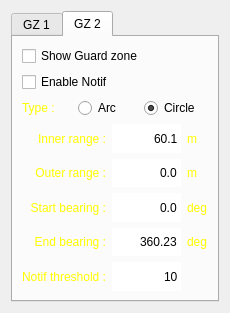
<?xml version="1.0" encoding="UTF-8"?>
<ui version="4.0">
 <class>FrameGZ</class>
 <widget class="QFrame" name="FrameGZ">
  <property name="geometry">
   <rect>
    <x>0</x>
    <y>0</y>
    <width>230</width>
    <height>313</height>
   </rect>
  </property>
  <property name="windowTitle">
   <string>Frame</string>
  </property>
  <layout class="QVBoxLayout" name="verticalLayout_9">
   <item>
    <widget class="QTabWidget" name="tabWidget">
     <property name="currentIndex">
      <number>1</number>
     </property>
     <widget class="QWidget" name="tabGz1">
      <attribute name="title">
       <string>GZ 1</string>
      </attribute>
      <layout class="QVBoxLayout" name="verticalLayout_5">
       <item>
        <widget class="QCheckBox" name="checkBoxShowGZ">
         <property name="maximumSize">
          <size>
           <width>208</width>
           <height>16777215</height>
          </size>
         </property>
         <property name="text">
          <string>Show Guard zone</string>
         </property>
         <property name="checked">
          <bool>false</bool>
         </property>
        </widget>
       </item>
       <item>
        <widget class="QCheckBox" name="checkBoxAlarmGZ">
         <property name="enabled">
          <bool>true</bool>
         </property>
         <property name="maximumSize">
          <size>
           <width>208</width>
           <height>16777215</height>
          </size>
         </property>
         <property name="text">
          <string>Enable Notif</string>
         </property>
         <property name="checked">
          <bool>false</bool>
         </property>
        </widget>
       </item>
       <item>
        <layout class="QHBoxLayout" name="horizontalLayout_12">
         <item>
          <widget class="QLabel" name="label_15">
           <property name="maximumSize">
            <size>
             <width>50</width>
             <height>16777215</height>
            </size>
           </property>
           <property name="styleSheet">
            <string notr="true">color: rgb(255, 255, 0);</string>
           </property>
           <property name="text">
            <string>Type :</string>
           </property>
          </widget>
         </item>
         <item>
          <widget class="QRadioButton" name="radioButtonArc">
           <property name="enabled">
            <bool>true</bool>
           </property>
           <property name="maximumSize">
            <size>
             <width>60</width>
             <height>16777215</height>
            </size>
           </property>
           <property name="text">
            <string>Arc</string>
           </property>
           <property name="checked">
            <bool>false</bool>
           </property>
          </widget>
         </item>
         <item>
          <widget class="QRadioButton" name="radioButtonCircle">
           <property name="enabled">
            <bool>true</bool>
           </property>
           <property name="maximumSize">
            <size>
             <width>70</width>
             <height>16777215</height>
            </size>
           </property>
           <property name="text">
            <string>Circle</string>
           </property>
           <property name="checked">
            <bool>true</bool>
           </property>
          </widget>
         </item>
        </layout>
       </item>
       <item>
        <layout class="QHBoxLayout" name="horizontalLayout">
         <item>
          <layout class="QVBoxLayout" name="verticalLayout">
           <item>
            <widget class="QLabel" name="label_6">
             <property name="styleSheet">
              <string notr="true">color: rgb(255, 255, 0);</string>
             </property>
             <property name="text">
              <string>Inner range :</string>
             </property>
             <property name="alignment">
              <set>Qt::AlignRight|Qt::AlignTrailing|Qt::AlignVCenter</set>
             </property>
            </widget>
           </item>
           <item>
            <widget class="QLabel" name="label_7">
             <property name="styleSheet">
              <string notr="true">color: rgb(255, 255, 0);</string>
             </property>
             <property name="text">
              <string>Outer range :</string>
             </property>
             <property name="alignment">
              <set>Qt::AlignRight|Qt::AlignTrailing|Qt::AlignVCenter</set>
             </property>
            </widget>
           </item>
           <item>
            <widget class="QLabel" name="label_8">
             <property name="styleSheet">
              <string notr="true">color: rgb(255, 255, 0);</string>
             </property>
             <property name="text">
              <string>Start bearing :</string>
             </property>
             <property name="alignment">
              <set>Qt::AlignRight|Qt::AlignTrailing|Qt::AlignVCenter</set>
             </property>
            </widget>
           </item>
           <item>
            <widget class="QLabel" name="label_9">
             <property name="styleSheet">
              <string notr="true">color: rgb(255, 255, 0);</string>
             </property>
             <property name="text">
              <string>End bearing :</string>
             </property>
             <property name="alignment">
              <set>Qt::AlignRight|Qt::AlignTrailing|Qt::AlignVCenter</set>
             </property>
            </widget>
           </item>
           <item>
            <widget class="QLabel" name="label_14">
             <property name="styleSheet">
              <string notr="true">color: rgb(255, 255, 0);</string>
             </property>
             <property name="text">
              <string>Notif threshold :</string>
             </property>
             <property name="alignment">
              <set>Qt::AlignRight|Qt::AlignTrailing|Qt::AlignVCenter</set>
             </property>
            </widget>
           </item>
          </layout>
         </item>
         <item>
          <layout class="QVBoxLayout" name="verticalLayout_3">
           <item>
            <widget class="QLineEdit" name="lineEditInner">
             <property name="sizePolicy">
              <sizepolicy hsizetype="Expanding" vsizetype="Preferred">
               <horstretch>0</horstretch>
               <verstretch>0</verstretch>
              </sizepolicy>
             </property>
             <property name="maximumSize">
              <size>
               <width>500</width>
               <height>16777215</height>
              </size>
             </property>
             <property name="layoutDirection">
              <enum>Qt::LeftToRight</enum>
             </property>
             <property name="text">
              <string>60.1</string>
             </property>
             <property name="maxLength">
              <number>8</number>
             </property>
             <property name="frame">
              <bool>false</bool>
             </property>
             <property name="alignment">
              <set>Qt::AlignRight|Qt::AlignTrailing|Qt::AlignVCenter</set>
             </property>
            </widget>
           </item>
           <item>
            <widget class="QLineEdit" name="lineEditOuter">
             <property name="sizePolicy">
              <sizepolicy hsizetype="Expanding" vsizetype="Preferred">
               <horstretch>0</horstretch>
               <verstretch>0</verstretch>
              </sizepolicy>
             </property>
             <property name="maximumSize">
              <size>
               <width>500</width>
               <height>16777215</height>
              </size>
             </property>
             <property name="text">
              <string>0.0</string>
             </property>
             <property name="maxLength">
              <number>8</number>
             </property>
             <property name="frame">
              <bool>false</bool>
             </property>
             <property name="alignment">
              <set>Qt::AlignRight|Qt::AlignTrailing|Qt::AlignVCenter</set>
             </property>
            </widget>
           </item>
           <item>
            <widget class="QLineEdit" name="lineEditStart">
             <property name="sizePolicy">
              <sizepolicy hsizetype="Expanding" vsizetype="Preferred">
               <horstretch>0</horstretch>
               <verstretch>0</verstretch>
              </sizepolicy>
             </property>
             <property name="maximumSize">
              <size>
               <width>500</width>
               <height>16777215</height>
              </size>
             </property>
             <property name="text">
              <string>0.0</string>
             </property>
             <property name="maxLength">
              <number>8</number>
             </property>
             <property name="frame">
              <bool>false</bool>
             </property>
             <property name="alignment">
              <set>Qt::AlignRight|Qt::AlignTrailing|Qt::AlignVCenter</set>
             </property>
            </widget>
           </item>
           <item>
            <widget class="QLineEdit" name="lineEditEnd">
             <property name="sizePolicy">
              <sizepolicy hsizetype="Expanding" vsizetype="Preferred">
               <horstretch>0</horstretch>
               <verstretch>0</verstretch>
              </sizepolicy>
             </property>
             <property name="maximumSize">
              <size>
               <width>500</width>
               <height>16777215</height>
              </size>
             </property>
             <property name="text">
              <string>360.23</string>
             </property>
             <property name="maxLength">
              <number>8</number>
             </property>
             <property name="frame">
              <bool>false</bool>
             </property>
             <property name="alignment">
              <set>Qt::AlignRight|Qt::AlignTrailing|Qt::AlignVCenter</set>
             </property>
            </widget>
           </item>
           <item>
            <widget class="QLineEdit" name="lineEditNotifTHR">
             <property name="enabled">
              <bool>true</bool>
             </property>
             <property name="sizePolicy">
              <sizepolicy hsizetype="Expanding" vsizetype="Preferred">
               <horstretch>0</horstretch>
               <verstretch>0</verstretch>
              </sizepolicy>
             </property>
             <property name="maximumSize">
              <size>
               <width>500</width>
               <height>16777215</height>
              </size>
             </property>
             <property name="toolTip">
              <string>10-500</string>
             </property>
             <property name="text">
              <string>10</string>
             </property>
             <property name="maxLength">
              <number>3</number>
             </property>
             <property name="frame">
              <bool>false</bool>
             </property>
             <property name="alignment">
              <set>Qt::AlignRight|Qt::AlignTrailing|Qt::AlignVCenter</set>
             </property>
            </widget>
           </item>
          </layout>
         </item>
         <item>
          <layout class="QVBoxLayout" name="verticalLayout_4">
           <item>
            <widget class="QLabel" name="label_10">
             <property name="styleSheet">
              <string notr="true">color: rgb(255, 255, 0);</string>
             </property>
             <property name="text">
              <string>m</string>
             </property>
            </widget>
           </item>
           <item>
            <widget class="QLabel" name="label_11">
             <property name="styleSheet">
              <string notr="true">color: rgb(255, 255, 0);</string>
             </property>
             <property name="text">
              <string>m</string>
             </property>
            </widget>
           </item>
           <item>
            <widget class="QLabel" name="label_12">
             <property name="styleSheet">
              <string notr="true">color: rgb(255, 255, 0);</string>
             </property>
             <property name="text">
              <string>deg</string>
             </property>
            </widget>
           </item>
           <item>
            <widget class="QLabel" name="label_13">
             <property name="styleSheet">
              <string notr="true">color: rgb(255, 255, 0);</string>
             </property>
             <property name="text">
              <string>deg</string>
             </property>
            </widget>
           </item>
           <item>
            <widget class="QLabel" name="label_28">
             <property name="styleSheet">
              <string notr="true">color: rgb(255, 255, 0);</string>
             </property>
             <property name="text">
              <string/>
             </property>
            </widget>
           </item>
          </layout>
         </item>
        </layout>
       </item>
      </layout>
     </widget>
     <widget class="QWidget" name="tabGz2">
      <attribute name="title">
       <string>GZ 2</string>
      </attribute>
      <layout class="QVBoxLayout" name="verticalLayout_8">
       <item>
        <widget class="QCheckBox" name="checkBoxShowGZ2">
         <property name="maximumSize">
          <size>
           <width>208</width>
           <height>16777215</height>
          </size>
         </property>
         <property name="text">
          <string>Show Guard zone</string>
         </property>
         <property name="checked">
          <bool>false</bool>
         </property>
        </widget>
       </item>
       <item>
        <widget class="QCheckBox" name="checkBoxAlarmGZ2">
         <property name="enabled">
          <bool>true</bool>
         </property>
         <property name="maximumSize">
          <size>
           <width>208</width>
           <height>16777215</height>
          </size>
         </property>
         <property name="text">
          <string>Enable Notif</string>
         </property>
         <property name="checked">
          <bool>false</bool>
         </property>
        </widget>
       </item>
       <item>
        <layout class="QHBoxLayout" name="horizontalLayout_13">
         <item>
          <widget class="QLabel" name="label_26">
           <property name="maximumSize">
            <size>
             <width>50</width>
             <height>16777215</height>
            </size>
           </property>
           <property name="styleSheet">
            <string notr="true">color: rgb(255, 255, 0);</string>
           </property>
           <property name="text">
            <string>Type :</string>
           </property>
          </widget>
         </item>
         <item>
          <widget class="QRadioButton" name="radioButtonArc2">
           <property name="enabled">
            <bool>true</bool>
           </property>
           <property name="maximumSize">
            <size>
             <width>60</width>
             <height>16777215</height>
            </size>
           </property>
           <property name="text">
            <string>Arc</string>
           </property>
           <property name="checked">
            <bool>false</bool>
           </property>
          </widget>
         </item>
         <item>
          <widget class="QRadioButton" name="radioButtonCircle2">
           <property name="enabled">
            <bool>true</bool>
           </property>
           <property name="maximumSize">
            <size>
             <width>70</width>
             <height>16777215</height>
            </size>
           </property>
           <property name="text">
            <string>Circle</string>
           </property>
           <property name="checked">
            <bool>true</bool>
           </property>
          </widget>
         </item>
        </layout>
       </item>
       <item>
        <layout class="QHBoxLayout" name="horizontalLayout_2">
         <item>
          <layout class="QVBoxLayout" name="verticalLayout_2">
           <item>
            <widget class="QLabel" name="label_17">
             <property name="styleSheet">
              <string notr="true">color: rgb(255, 255, 0);</string>
             </property>
             <property name="text">
              <string>Inner range :</string>
             </property>
             <property name="alignment">
              <set>Qt::AlignRight|Qt::AlignTrailing|Qt::AlignVCenter</set>
             </property>
            </widget>
           </item>
           <item>
            <widget class="QLabel" name="label_18">
             <property name="styleSheet">
              <string notr="true">color: rgb(255, 255, 0);</string>
             </property>
             <property name="text">
              <string>Outer range :</string>
             </property>
             <property name="alignment">
              <set>Qt::AlignRight|Qt::AlignTrailing|Qt::AlignVCenter</set>
             </property>
            </widget>
           </item>
           <item>
            <widget class="QLabel" name="label_19">
             <property name="styleSheet">
              <string notr="true">color: rgb(255, 255, 0);</string>
             </property>
             <property name="text">
              <string>Start bearing :</string>
             </property>
             <property name="alignment">
              <set>Qt::AlignRight|Qt::AlignTrailing|Qt::AlignVCenter</set>
             </property>
            </widget>
           </item>
           <item>
            <widget class="QLabel" name="label_20">
             <property name="styleSheet">
              <string notr="true">color: rgb(255, 255, 0);</string>
             </property>
             <property name="text">
              <string>End bearing :</string>
             </property>
             <property name="alignment">
              <set>Qt::AlignRight|Qt::AlignTrailing|Qt::AlignVCenter</set>
             </property>
            </widget>
           </item>
           <item>
            <widget class="QLabel" name="label_21">
             <property name="styleSheet">
              <string notr="true">color: rgb(255, 255, 0);</string>
             </property>
             <property name="text">
              <string>Notif threshold :</string>
             </property>
             <property name="alignment">
              <set>Qt::AlignRight|Qt::AlignTrailing|Qt::AlignVCenter</set>
             </property>
            </widget>
           </item>
          </layout>
         </item>
         <item>
          <layout class="QVBoxLayout" name="verticalLayout_6">
           <item>
            <widget class="QLineEdit" name="lineEditInner2">
             <property name="sizePolicy">
              <sizepolicy hsizetype="Expanding" vsizetype="Preferred">
               <horstretch>0</horstretch>
               <verstretch>0</verstretch>
              </sizepolicy>
             </property>
             <property name="maximumSize">
              <size>
               <width>500</width>
               <height>16777215</height>
              </size>
             </property>
             <property name="layoutDirection">
              <enum>Qt::LeftToRight</enum>
             </property>
             <property name="text">
              <string>60.1</string>
             </property>
             <property name="maxLength">
              <number>8</number>
             </property>
             <property name="frame">
              <bool>false</bool>
             </property>
             <property name="alignment">
              <set>Qt::AlignRight|Qt::AlignTrailing|Qt::AlignVCenter</set>
             </property>
            </widget>
           </item>
           <item>
            <widget class="QLineEdit" name="lineEditOuter2">
             <property name="sizePolicy">
              <sizepolicy hsizetype="Expanding" vsizetype="Preferred">
               <horstretch>0</horstretch>
               <verstretch>0</verstretch>
              </sizepolicy>
             </property>
             <property name="maximumSize">
              <size>
               <width>500</width>
               <height>16777215</height>
              </size>
             </property>
             <property name="text">
              <string>0.0</string>
             </property>
             <property name="maxLength">
              <number>8</number>
             </property>
             <property name="frame">
              <bool>false</bool>
             </property>
             <property name="alignment">
              <set>Qt::AlignRight|Qt::AlignTrailing|Qt::AlignVCenter</set>
             </property>
            </widget>
           </item>
           <item>
            <widget class="QLineEdit" name="lineEditStart2">
             <property name="sizePolicy">
              <sizepolicy hsizetype="Expanding" vsizetype="Preferred">
               <horstretch>0</horstretch>
               <verstretch>0</verstretch>
              </sizepolicy>
             </property>
             <property name="maximumSize">
              <size>
               <width>500</width>
               <height>16777215</height>
              </size>
             </property>
             <property name="text">
              <string>0.0</string>
             </property>
             <property name="maxLength">
              <number>8</number>
             </property>
             <property name="frame">
              <bool>false</bool>
             </property>
             <property name="alignment">
              <set>Qt::AlignRight|Qt::AlignTrailing|Qt::AlignVCenter</set>
             </property>
            </widget>
           </item>
           <item>
            <widget class="QLineEdit" name="lineEditEnd2">
             <property name="sizePolicy">
              <sizepolicy hsizetype="Expanding" vsizetype="Preferred">
               <horstretch>0</horstretch>
               <verstretch>0</verstretch>
              </sizepolicy>
             </property>
             <property name="maximumSize">
              <size>
               <width>500</width>
               <height>16777215</height>
              </size>
             </property>
             <property name="text">
              <string>360.23</string>
             </property>
             <property name="maxLength">
              <number>8</number>
             </property>
             <property name="frame">
              <bool>false</bool>
             </property>
             <property name="alignment">
              <set>Qt::AlignRight|Qt::AlignTrailing|Qt::AlignVCenter</set>
             </property>
            </widget>
           </item>
           <item>
            <widget class="QLineEdit" name="lineEditNotifTHR2">
             <property name="enabled">
              <bool>true</bool>
             </property>
             <property name="sizePolicy">
              <sizepolicy hsizetype="Expanding" vsizetype="Preferred">
               <horstretch>0</horstretch>
               <verstretch>0</verstretch>
              </sizepolicy>
             </property>
             <property name="maximumSize">
              <size>
               <width>500</width>
               <height>16777215</height>
              </size>
             </property>
             <property name="toolTip">
              <string>10-500</string>
             </property>
             <property name="text">
              <string>10</string>
             </property>
             <property name="maxLength">
              <number>3</number>
             </property>
             <property name="frame">
              <bool>false</bool>
             </property>
             <property name="alignment">
              <set>Qt::AlignRight|Qt::AlignTrailing|Qt::AlignVCenter</set>
             </property>
            </widget>
           </item>
          </layout>
         </item>
         <item>
          <layout class="QVBoxLayout" name="verticalLayout_7">
           <item>
            <widget class="QLabel" name="label_22">
             <property name="styleSheet">
              <string notr="true">color: rgb(255, 255, 0);</string>
             </property>
             <property name="text">
              <string>m</string>
             </property>
            </widget>
           </item>
           <item>
            <widget class="QLabel" name="label_23">
             <property name="styleSheet">
              <string notr="true">color: rgb(255, 255, 0);</string>
             </property>
             <property name="text">
              <string>m</string>
             </property>
            </widget>
           </item>
           <item>
            <widget class="QLabel" name="label_24">
             <property name="styleSheet">
              <string notr="true">color: rgb(255, 255, 0);</string>
             </property>
             <property name="text">
              <string>deg</string>
             </property>
            </widget>
           </item>
           <item>
            <widget class="QLabel" name="label_25">
             <property name="styleSheet">
              <string notr="true">color: rgb(255, 255, 0);</string>
             </property>
             <property name="text">
              <string>deg</string>
             </property>
            </widget>
           </item>
           <item>
            <widget class="QLabel" name="label_29">
             <property name="styleSheet">
              <string notr="true">color: rgb(255, 255, 0);</string>
             </property>
             <property name="text">
              <string/>
             </property>
            </widget>
           </item>
          </layout>
         </item>
        </layout>
       </item>
      </layout>
     </widget>
    </widget>
   </item>
  </layout>
 </widget>
 <resources/>
 <connections/>
</ui>
